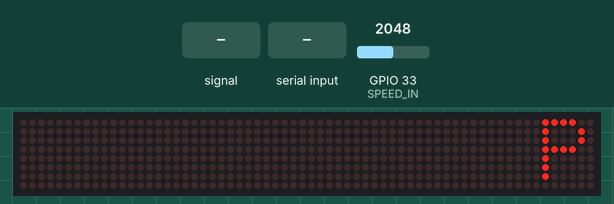
Simulated run of this sketch. Board: ESP32. Shown: 64×8 LED matrix. The inputs (shaded band) are chosen by the test bench; at power-on: GPIO 33 (SPEED_IN) = 2048. WiFi joins after 1.5 s; servers stay silent unless stated; uploads are accepted with an empty reply; what the sketch prints to the serial monitor is not drawn.

Above: at 10.0 s.
10.1 s: GPIO 33 (SPEED_IN) fed a 200 Hz sine of ±1023 counts around its level
At 11.72 s:
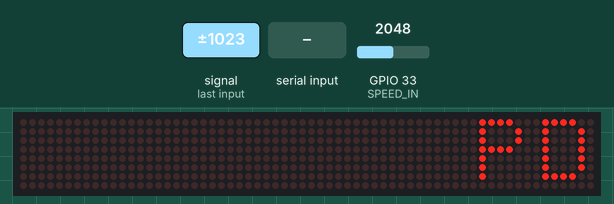
12.5 s: GPIO 33 (SPEED_IN) set to 491
At 14.9 s:
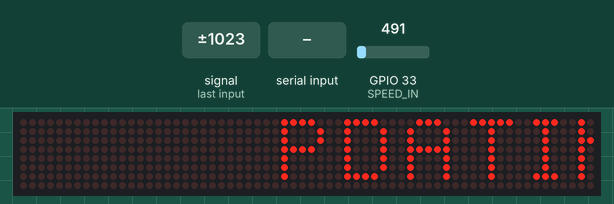
15.0 s: GPIO 33 (SPEED_IN) set to 2866
22.2 s: GPIO 33 (SPEED_IN) fed a 1000 Hz sine of ±1023 counts around its level
At 25.7 s:
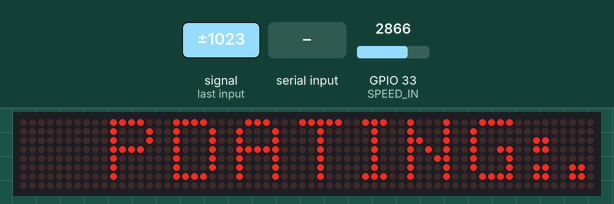
25.8 s: GPIO 33 (SPEED_IN) set to 59
47.8 s: "1\n" received over Serial
At 82.5 s:
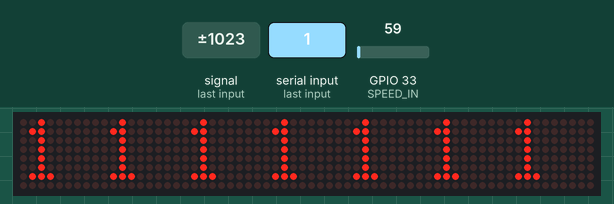
Timing chart, 0 to 82.8 s (numbered marks = the images above; inputs shaded):
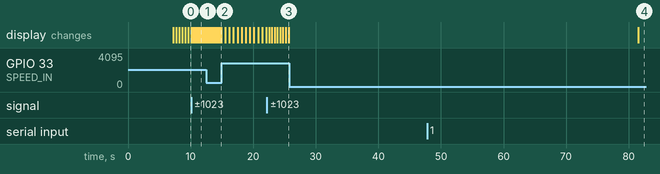

Measured:
- after the input at 25.8 s, every drawn part: stays the same
- after the input at 47.8 s, the display: changes after 33.7 s (image 4)
- what the display in image 0 shows lasts 0.5 s, from 9.6 s to 10.1 s

The sketch:

Dotmatrix_JLB.v4.ino
```cpp
#include <MD_MAX72xx.h>
#include <SPI.h>

// Use the MD_MAX72XX library to scroll text on the display
//
// Demonstrates the use of the callback function to control what
// is scrolled on the display text.
//
// User can enter text on the serial monitor and this will display as a
// scrolling message on the display.
// Speed for the display is controlled by a pot on SPEED_IN analog in.

#include <MD_MAX72xx.h>
#include <SPI.h>

// start code from get BTC price
#include <ArduinoJson.h>
#include <WiFi.h>
#include <WiFiClientSecure.h>

//Wifi details
char wifiSSID[] = "Your SSID"; // enter your WiFi SSID
char wifiPASS[] = "Your WiFi password"; // enter your WiFi password
String on_currency = "BTCUSD";
String on_sub_currency = on_currency.substring(3);
char conversion[20];
const uint16_t WAIT_TIME = 1000;
// end code from get BTC price

#define USE_POT_CONTROL 1
#define PRINT_CALLBACK  0
#define PRINT(s, v) { Serial.print(F(s)); Serial.print(v); }

// Define the number of devices we have in the chain and the hardware interface
// NOTE: These pin numbers will probably not work with your hardware and may
// need to be adapted
#define HARDWARE_TYPE MD_MAX72XX::FC16_HW // if your LEDs look odd try replacing FC16_HW with one of these ICSTATION_HW, GENERIC_HW, PAROLA_HW

#define MAX_DEVICES 8 // Number of 8x8 LED devices
#define CLK_PIN   18  // or SCK
#define DATA_PIN  23  // or MOSI
#define CS_PIN    5   // or SS

int myLoop = 0;
int myClear = 0;
int myDelay = 0;
int nextMessage = 0;
String myMessage = "no message set";


// SPI hardware interface
MD_MAX72XX mx = MD_MAX72XX(HARDWARE_TYPE, CS_PIN, MAX_DEVICES);
// Arbitrary pins
//MD_MAX72XX mx = MD_MAX72XX(HARDWARE_TYPE, DATA_PIN, CLK_PIN, CS_PIN, MAX_DEVICES);

// Scrolling parameters
#if USE_POT_CONTROL
#define SPEED_IN  A5
#else
#define SCROLL_DELAY  75  // in milliseconds
#endif // USE_POT_CONTROL

#define CHAR_SPACING  1 // pixels between characters

// Global message buffers shared by Serial and Scrolling functions
#define BUF_SIZE  285
char curMessage[BUF_SIZE];
char newMessage[BUF_SIZE];
bool newMessageAvailable = false;

uint16_t  scrollDelay;  // in milliseconds

void readSerial(void)
{
  static uint8_t  putIndex = 0;

  while (Serial.available())
  {
    newMessage[putIndex] = (char)Serial.read();
    if ((newMessage[putIndex] == '\n') || (putIndex >= BUF_SIZE-3)) // end of message character or full buffer
    {
      // put in a message separator and end the string
      newMessage[putIndex++] = ' ';
      newMessage[putIndex] = '\0';
      // restart the index for next filling spree and flag we have a message waiting
      putIndex = 0;
      newMessageAvailable = true;
    }
    else if (newMessage[putIndex] != '\r')
      // Just save the next char in next location
      putIndex++;
  }
}

void scrollDataSink(uint8_t dev, MD_MAX72XX::transformType_t t, uint8_t col)
// Callback function for data that is being scrolled off the display
{
#if PRINT_CALLBACK
  Serial.print("\n cb ");
  Serial.print(dev);
  Serial.print(' ');
  Serial.print(t);
  Serial.print(' ');
  Serial.println(col);
#endif
}

uint8_t scrollDataSource(uint8_t dev, MD_MAX72XX::transformType_t t)
// Callback function for data that is required for scrolling into the display
{
  static char   *p = curMessage;
  static uint8_t  state = 0;
  static uint8_t  curLen, showLen;
  static uint8_t  cBuf[8];
  uint8_t colData;

  // finite state machine to control what we do on the callback
  switch(state)
  {
    case 0: // Load the next character from the font table
      showLen = mx.getChar(*p++, sizeof(cBuf)/sizeof(cBuf[0]), cBuf);
      curLen = 0;
      state++;

      // if we reached end of message, reset the message pointer
      if (*p == '\0')
      {
        p = curMessage;     // reset the pointer to start of message
        if (newMessageAvailable)  // there is a new message waiting
        {
          strcpy(curMessage, newMessage);	// copy it in
          newMessageAvailable = false;
        }
      }
      // !! deliberately fall through to next state to start displaying

    case 1: // display the next part of the character
      colData = cBuf[curLen++];
      if (curLen == showLen)
      {
        showLen = CHAR_SPACING;
        curLen = 0;
        state = 2;
      }
      break;

    case 2: // display inter-character spacing (blank column)
      colData = 0;
      if (curLen == showLen)
        state = 0;
      curLen++;
      break;

    default:
      state = 0;
  }

  return(colData);
}

 void scrollText(void)
{
  static uint32_t	prevTime = 0;

  // Is it time to scroll the text?
  if (millis()-prevTime >= scrollDelay)
  {
    mx.transform(MD_MAX72XX::TSL);  // scroll along - the callback will load all the data
    prevTime = millis();      // starting point for next time
  }
}

uint16_t getScrollDelay(void)
{
#if USE_POT_CONTROL
  uint16_t  t;

  t = analogRead(SPEED_IN);
  t = map(t, 0, 1023, 25, 250);

  return(t);
#else
  return(SCROLL_DELAY);
#endif
}

void setup()
{
  mx.begin();
  mx.setShiftDataInCallback(scrollDataSource);
  mx.setShiftDataOutCallback(scrollDataSink);
  mx.control(MD_MAX72XX::INTENSITY, MAX_INTENSITY/32); // 2 is default
  mx.control(MD_MAX72XX::UPDATE, MD_MAX72XX::ON);
  mx.clear();

#if USE_POT_CONTROL
  pinMode(SPEED_IN, INPUT);
#else
  scrollDelay = SCROLL_DELAY;
#endif

  //connect to local wifi
  WiFi.begin(wifiSSID, wifiPASS);
  while (WiFi.status() != WL_CONNECTED) {}

  Serial.begin(57600);
  Serial.print("\n[MD_MAX72XX Message Display]\nType a message for the scrolling display\nEnd message line with a newline");

  resetMatrix(); // print UPDATING on matrix
  on_rates(); // get current BTC price the first time
  strcpy(curMessage, conversion);

}

void loop()
{
if (myLoop < 15000000){ // this number (15000000) is a 3 minute delay to update price from API. adjust to your liking
  scrollDelay = getScrollDelay();
  readSerial();
  scrollText();
  myLoop = myLoop + 1;
}
else { // go update price. scrolling will pause while updating price.
  resetMatrix(); // print UPDATING on matrix
  myLoop = 0;
  on_rates(); // get current BTC price
  strcpy(curMessage, conversion);
}
}

// reset the matrix
void resetMatrix(void)
{
  blank_matrix();
   //                   ":::::::::::::::::::::::::67 characers::::::::::::::::::::::::::::::" use this line as a guide for 67 characters
  //String conversionn = ".:UPDATING:.:UPDATING:.:UPDATING:.:UPDATING:.:UPDATING:.:UPDATING:";
  String conversionn = ".:UPDATING:.:UPDATING:.:UPDATING:.:UPDATING:.:UPDATING:.:UPDATING:";
  conversionn.toCharArray(conversion, conversionn.length()+1);
  Serial.println(conversion);
  strcpy(curMessage, conversion);
  myDelay = 0;
  while (myDelay < 299999){ // 359999 was the old number
    scrollDelay = getScrollDelay();
    readSerial();
    scrollText();
    myDelay++; // add 1 to myDelay
  }
  //blank_matrix();
}

void blank_matrix(){
  String conversionn = "                                                                   ";
  conversionn.toCharArray(conversion, conversionn.length()+1);
  Serial.println(conversion);
  strcpy(curMessage, conversion);
  myDelay = 0;
  while (myDelay < 15999){
    scrollDelay = getScrollDelay();
    readSerial();
    scrollText();
    myDelay++; // add 1 to myDelay
  }
}


// Get current next message and current rate
void on_rates(){

// get the next message
//             ":::::::::::::::::::::::::67 characers::::::::::::::::::::::::::::::" use this line as a guide for 67 characters
if (nextMessage == 0){
  myMessage = "                Questions about Bitcoin?  Visit JustLearnBitcoin.com"; // MAX 67 characters
}
if (nextMessage == 1){
  myMessage = "                Value your wealth in BITCOIN!"; // MAX 67 characters
}
if (nextMessage == 2){
  myMessage = "                BITCOIN: Money without boarders!"; // MAX 67 characters
}
if (nextMessage == 3){
  myMessage = "                Just buy BITCOIN and HODL!!!"; // MAX 67 characters
}
if (nextMessage == 4){
  myMessage = "                BITCOIN: A known fixed issuance and a finite amount."; // MAX 67 characters
}
if (nextMessage == 5){
  myMessage = "                The one... The only.....    BITCOIN!!!"; // MAX 67 characters
}
if (nextMessage == 6){
  myMessage = "                BITCOIN: Unconfiscatable & uncensorable money."; // MAX 67 characters
}
if (nextMessage == 7){
  myMessage = "                Save up to 65% on transaction fees... Use SegWit"; // MAX 67 characters
}
if (nextMessage == 8){
  myMessage = "                Bitcoin is the next Bitcoin!"; // MAX 67 characters
}
if (nextMessage == 9){
  myMessage = "                The real innovation is happening on BITCOIN!!!"; // MAX 67 characters
}
if (nextMessage == 10){
  myMessage = "                Not your keys....   Not your Bitcoin!"; // MAX 67 characters
}
if (nextMessage == 11){
  myMessage = "                BITCOIN: The most SOUND MONEY ever created by man!!!"; // MAX 67 characters
}
if (nextMessage == 12){
  myMessage = "                BITCOIN never needs a bailout."; // MAX 67 characters
}
nextMessage++; // add 1 to nextMessage

if (nextMessage == 13) {
  nextMessage = 0;
}

     // Use WiFiClientSecure class to create TLS connection
  WiFiClientSecure client;

  if (!client.connect("www.bitstamp.net", 443)) {

    return;
  }

  String url = "/api/v2/ticker/btcusd"; // Bitstamp API


  client.print(String("GET ") + url + " HTTP/1.1\r\n" +
               "Host: " + "www.bitstamp.net" + "\r\n" + // Bitstamp website
               "User-Agent: ESP32\r\n" +
               "Connection: close\r\n\r\n");

  while (client.connected()) {


    String line = client.readStringUntil('\n');
    if (line == "\r") {

      break;
    }
  }
  String line = client.readStringUntil('\n');

const size_t capacity = 169*JSON_OBJECT_SIZE(1) + JSON_OBJECT_SIZE(168) + 3800;
DynamicJsonDocument doc(capacity);

deserializeJson(doc, line);

// The following code will format the price with a comma at the thousand mark.
// This code does NOT allow for a comma at the million mark...YET!
// If anyone knows a better way to do this, please show me.
int tempprice = doc["last"];
if (tempprice >= 1000) {
 int tempthousand = tempprice / 1000; // gets thousands out of price without rounding
 int temphundred = tempprice - tempthousand * 1000; // gets the price minus the thousands
  if (temphundred <= 99) {
  //String conversionn = "                Do you want lower transaction fees?...  Use SegWit!          BTC $" + String(tempthousand) + ",0" + String(temphundred); // account for 1 zero if between 10 and 99
  String conversionn = myMessage + "        BTC $" + String(tempthousand) + ",0" + String(temphundred); // account for 1 zero if between 10 and 99
  conversionn.toCharArray(conversion, conversionn.length()+2);
  Serial.println(conversion);
    if (temphundred <= 9) {
    String conversionn = myMessage + "        BTC $" + String(tempthousand) + ",00" + String(temphundred); // account for 2 zero if between 1 and 9
    conversionn.toCharArray(conversion, conversionn.length()+2);
    Serial.println(conversion);
    }
  }
  else {
  //String conversionn = "                Value your wealth in Bitcoin.          BTC $" + String(tempthousand) + "," + String(temphundred); // no extra zeros needed
  String conversionn = myMessage + "        BTC $" + String(tempthousand) + "," + String(temphundred); // no extra zeros needed
  conversionn.toCharArray(conversion, conversionn.length()+2);
  Serial.println(conversion);
  }
 }
 else {
  // price is less than $1,000 - no comma needed
  String conversionn = myMessage + "        BTC $" + String(tempprice);
    if (tempprice < 1){
    String conversionn = myMessage + "        BTC $ API UNREACHABLE";
  }
  conversionn.toCharArray(conversion, conversionn.length()+1);
  Serial.println(conversion);
  }

}
```
